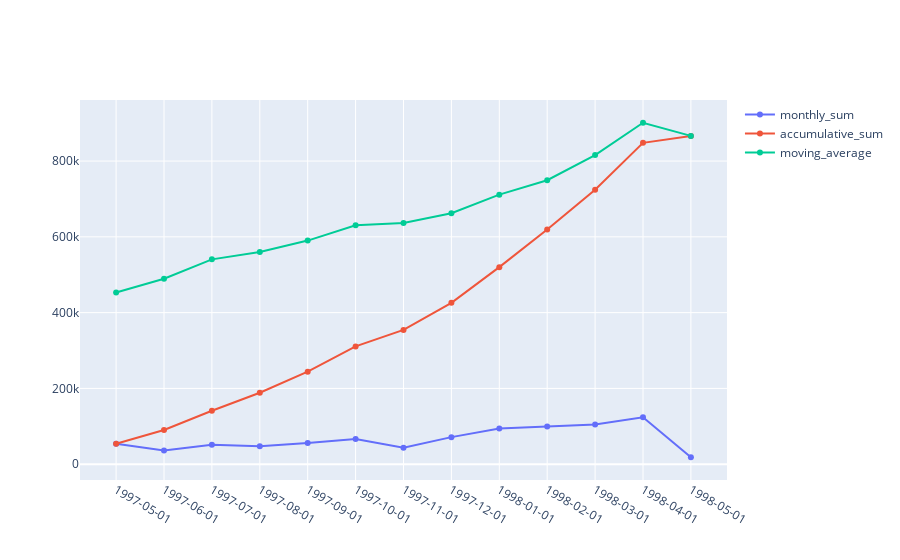

The code cell stored with this chart in its notebook:
### Code cell
fig = fig = make_subplots(specs=[[{"secondary_y": False}]])
fig.add_trace(go.Scatter(
x=df['date'],y=df['monthly_sum'],name='monthly_sum'))

fig.add_trace(go.Scatter(
x=df['date'],y=df['accum_sum'],name='accumulative_sum'))

fig.add_trace(go.Scatter(
x=df['date'],y=df['ma12_sum'],name = 'moving_average'))

fig.update_xaxes(type='category')
fig.show()

### Figure 1 — Plotly figure (JSON) as saved in the notebook; plotly's stock layout.template omitted (floating-point values rounded to 4 significant figures)
{"data": [{"name": "monthly_sum", "type": "scatter", "x": ["1997-05-01", "1997-06-01", "1997-07-01", "1997-08-01", "1997-09-01", "1997-10-01", "1997-11-01", "1997-12-01", "1998-01-01", "1998-02-01", "1998-03-01", "1998-04-01", "1998-05-01"], "y": [53780.0, 36360.0, 51020.0, 47290.0, 55630.0, 66750.0, 43530.0, 71400.0, 94220.0, 99420.0, 104900.0, 123800.0, 18330.0]}, {"name": "accumulative_sum", "type": "scatter", "x": ["1997-05-01", "1997-06-01", "1997-07-01", "1997-08-01", "1997-09-01", "1997-10-01", "1997-11-01", "1997-12-01", "1998-01-01", "1998-02-01", "1998-03-01", "1998-04-01", "1998-05-01"], "y": [53780.0, 90140.0, 141200.0, 188500.0, 244100.0, 310800.0, 354400.0, 425800.0, 520000.0, 619400.0, 724300.0, 848100.0, 866400.0]}, {"name": "moving_average", "type": "scatter", "x": ["1997-05-01", "1997-06-01", "1997-07-01", "1997-08-01", "1997-09-01", "1997-10-01", "1997-11-01", "1997-12-01", "1998-01-01", "1998-02-01", "1998-03-01", "1998-04-01", "1998-05-01"], "y": [453200.0, 489500.0, 540600.0, 560000.0, 590100.0, 630500.0, 636500.0, 662300.0, 711300.0, 749500.0, 815800.0, 901100.0, 866400.0]}], "layout": {"xaxis": {"anchor": "y", "domain": [0, 1], "type": "category"}, "yaxis": {"anchor": "x", "domain": [0, 1]}}}
